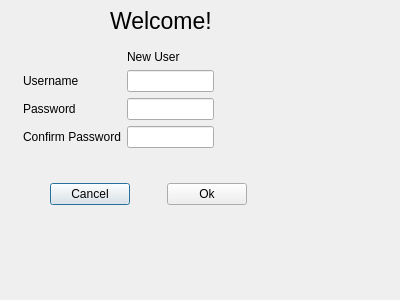
<?xml version="1.0" encoding="UTF-8"?>
<ui version="4.0">
 <class>newuser</class>
 <widget class="QDialog" name="newuser">
  <property name="geometry">
   <rect>
    <x>0</x>
    <y>0</y>
    <width>400</width>
    <height>300</height>
   </rect>
  </property>
  <property name="windowTitle">
   <string>Dialog</string>
  </property>
  <widget class="QLabel" name="label_5">
   <property name="geometry">
    <rect>
     <x>110</x>
     <y>0</y>
     <width>131</width>
     <height>41</height>
    </rect>
   </property>
   <property name="font">
    <font>
     <pointsize>17</pointsize>
    </font>
   </property>
   <property name="text">
    <string>Welcome!</string>
   </property>
  </widget>
  <widget class="QStackedWidget" name="messagebox">
   <property name="geometry">
    <rect>
     <x>230</x>
     <y>70</y>
     <width>151</width>
     <height>80</height>
    </rect>
   </property>
   <property name="font">
    <font>
     <pointsize>8</pointsize>
    </font>
   </property>
   <widget class="QWidget" name="messageboxPage1"/>
  </widget>
  <widget class="QWidget" name="layoutWidget">
   <property name="geometry">
    <rect>
     <x>50</x>
     <y>180</y>
     <width>197</width>
     <height>29</height>
    </rect>
   </property>
   <layout class="QHBoxLayout" name="horizontalLayout">
    <item>
     <widget class="QPushButton" name="cancel">
      <property name="text">
       <string>Cancel</string>
      </property>
     </widget>
    </item>
    <item>
     <spacer name="horizontalSpacer">
      <property name="orientation">
       <enum>Qt::Horizontal</enum>
      </property>
      <property name="sizeHint" stdset="0">
       <size>
        <width>13</width>
        <height>20</height>
       </size>
      </property>
     </spacer>
    </item>
    <item>
     <widget class="QPushButton" name="add">
      <property name="text">
       <string>Ok</string>
      </property>
     </widget>
    </item>
   </layout>
  </widget>
  <widget class="QWidget" name="layoutWidget">
   <property name="geometry">
    <rect>
     <x>23</x>
     <y>50</y>
     <width>191</width>
     <height>121</height>
    </rect>
   </property>
   <layout class="QFormLayout" name="formLayout">
    <item row="0" column="1">
     <widget class="QLabel" name="label_4">
      <property name="text">
       <string>New User</string>
      </property>
     </widget>
    </item>
    <item row="1" column="0">
     <widget class="QLabel" name="label">
      <property name="text">
       <string>Username</string>
      </property>
     </widget>
    </item>
    <item row="1" column="1">
     <layout class="QVBoxLayout" name="verticalLayout">
      <item>
       <widget class="QLineEdit" name="newusername"/>
      </item>
     </layout>
    </item>
    <item row="2" column="0">
     <widget class="QLabel" name="label_2">
      <property name="text">
       <string>Password</string>
      </property>
     </widget>
    </item>
    <item row="3" column="0">
     <widget class="QLabel" name="label_3">
      <property name="text">
       <string>Confirm Password</string>
      </property>
     </widget>
    </item>
    <item row="2" column="1">
     <widget class="QLineEdit" name="pass"/>
    </item>
    <item row="3" column="1">
     <widget class="QLineEdit" name="pass2"/>
    </item>
   </layout>
  </widget>
 </widget>
 <resources/>
 <connections/>
</ui>
